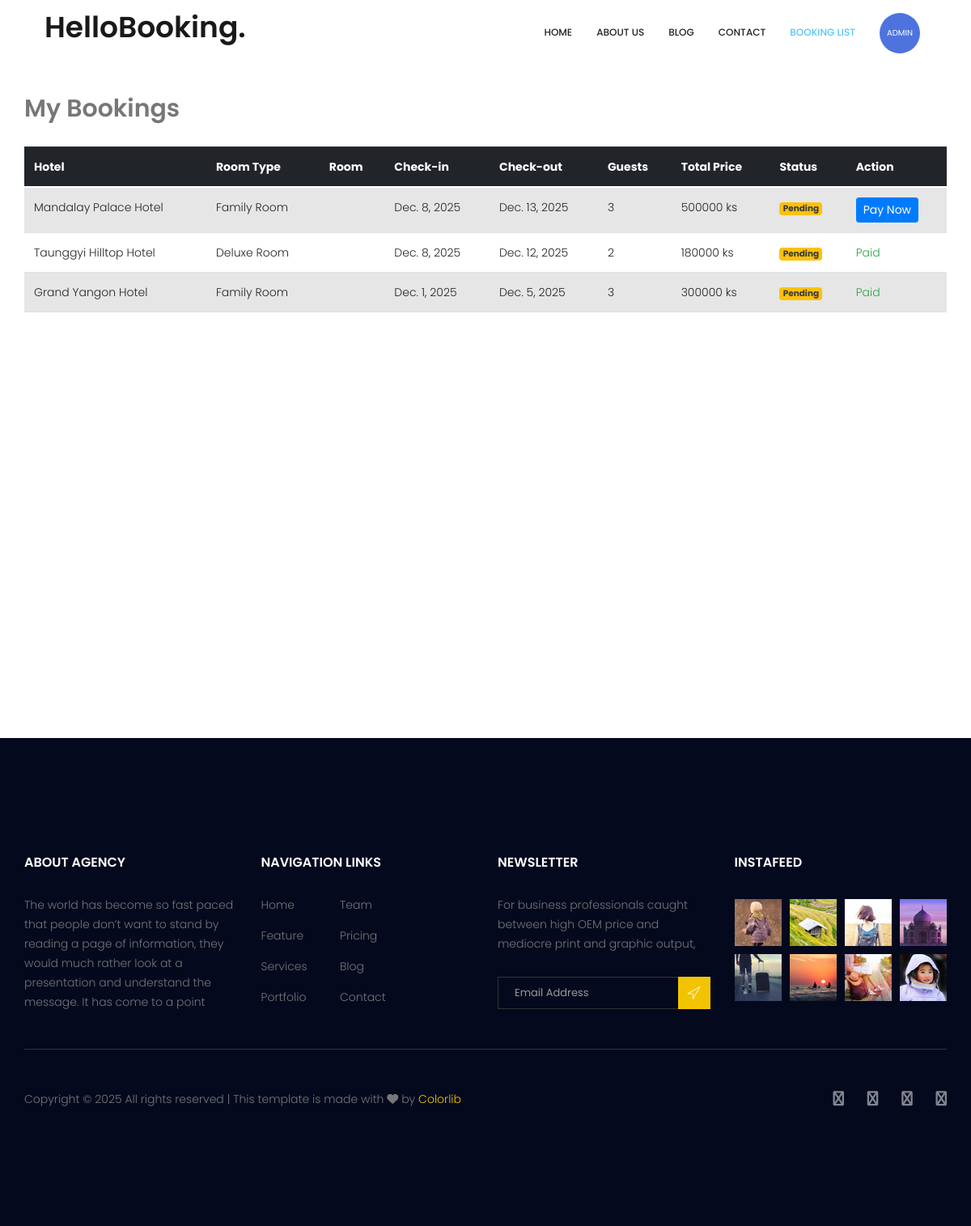
Page /booking/ (signed in) on the committed database.
### hotel/models.py (models this page shows, shortened)
class Booking(models.Model):
    user = models.ForeignKey(User, on_delete=models.CASCADE, related_name="user")
    hotel = models.ForeignKey(Hotel, on_delete=models.CASCADE, related_name="hotel")
    room_type = models.ForeignKey(RoomType, on_delete=models.SET_NULL, null=True)
    room = models.ForeignKey(Room, on_delete=models.SET_NULL, null=True)
    check_in = models.DateField()
    check_out = models.DateField()
    guests = models.PositiveIntegerField(default=1)
    total_price = models.DecimalField(max_digits=10, decimal_places=2, default=0)
    status_choices = [
        ("pending", "Pending"),
        ("confirmed", "Confirmed"),
        ("cancelled", "Cancelled"),
    ]
    PAYMENT_STATUS = (
        ("unpaid", "Unpaid"),
        ("paid", "Paid"),
    )
    payment_status = models.CharField(max_length=20, choices=PAYMENT_STATUS, default="unpaid")
    status = models.CharField(max_length=20, choices=status_choices, default="pending")
    created_at = models.DateTimeField(auto_now_add=True)
    updated_at = models.DateTimeField(auto_now=True)

class Hotel(models.Model):
    city = models.ForeignKey(City, on_delete=models.CASCADE, related_name="hotels")
    name = models.CharField(max_length=255)
    description = models.TextField(blank=True, null=True)
    address = models.TextField()
    star = models.PositiveSmallIntegerField(default=3)
    rating = models.DecimalField(max_digits=2, decimal_places=1, default=0)
    phone = models.CharField(max_length=20, default="Unknown")
    email = models.EmailField(blank=True, null=True)
    lowest_price = models.DecimalField(max_digits=10, decimal_places=2, default=0)
    image = models.ImageField(upload_to="hotels/", blank=True, null=True)
    created_at = models.DateTimeField(auto_now_add=True)
    updated_at = models.DateTimeField(auto_now=True)

class RoomType(models.Model):
    hotel = models.ForeignKey(
        Hotel, on_delete=models.CASCADE, related_name="room_types"
    )
    name = models.CharField(max_length=255)
    description = models.TextField(blank=True, null=True)
    base_price = models.DecimalField(max_digits=10, decimal_places=2)
    max_guests = models.PositiveIntegerField(default=2)
    beds = models.PositiveIntegerField(default=1)
    size = models.PositiveIntegerField(help_text="Room size in sq ft", default=200)
    image = models.ImageField(upload_to="room_types/", blank=True, null=True)

### hotel/views.py (the view)
# urls.py: path("booking/", views.my_bookings, name="my_bookings"),
@login_required(login_url="/login/")
def my_bookings(request):
    bookings = models.Booking.objects.filter(user=request.user).order_by("-created_at")
    return render(request, "booking.html", {"booking": bookings})

### templates/booking.html
{% extends "base.html" %} {% block title %} My Bookings {% endblock %}
{% block body %}
<div class="container" style="margin-top: 7rem; height: 100vh">
  <div class="row gap-1">
    <div class="col-md-12">
      <section>
        <h2 class="mb-4">My Bookings</h2>
        {% if booking %}
        <table class="table table-striped">
          <thead class="table-dark">
            <tr>
              <th>Hotel</th>
              <th>Room Type</th>
              <th>Room</th>
              <th>Check-in</th>
              <th>Check-out</th>
              <th>Guests</th>
              <th>Total Price</th>
              <th>Status</th>
              <th>Action</th>
            </tr>
          </thead>
          <tbody>
            {% for b in booking %}
            <tr>
              <td>{{ b.hotel.name }}</td>
              <td>{{ b.room_type.name }}</td>
              <td>{{ b.room.name }}</td>
              <td>{{ b.check_in }}</td>
              <td>{{ b.check_out }}</td>
              <td>{{ b.guests }}</td>
              <td>{{ b.total_price|floatformat:0 }} ks</td>
              <td>
                {% if b.status == "pending" %}
                <span class="badge bg-warning text-dark">Pending</span>
                {% elif b.status == "confirmed" %}
                <span class="badge bg-success">Confirmed</span>
                {% else %}
                <span class="badge bg-danger">Cancelled</span>
                {% endif %}
              </td>
              <td>
                {% if b.payment_status == "unpaid" %}
                <a href="/payment/{{ b.id }}/" class="btn btn-sm btn-primary"
                  >Pay Now</a
                >
                {% else %}
                <span class="text-success">Paid</span>
                {% endif %}
              </td>
            </tr>
            {% endfor %}
          </tbody>
        </table>
        {% else %}
        <p>You have no bookings yet.</p>
        {% endif %}
      </section>
    </div>
  </div>
</div>
{% endblock %}

### templates/base.html (shortened to what this page needs)
<!DOCTYPE html>
<html lang="en">
{% load static %}
<head>
    <link rel="stylesheet" href="{% static 'bootstrapcss/bootstrap.css' %}">
    <link rel="stylesheet" href="{% static 'css/bootstrap.css' %}">
    <link rel="stylesheet" href="{% static 'vendors/linericon/style.css' %}">
    <link rel="stylesheet" href="{% static 'css/font-awesome.min.css' %}">
    <link rel="stylesheet" href="{% static 'vendors/owl-carousel/owl.carousel.min.css' %}">
    <link rel="stylesheet" href="{% static 'vendors/bootstrap-datepicker/bootstrap-datetimepicker.min.css' %}">
    <link rel="stylesheet" href="{% static 'vendors/nice-select/css/nice-select.css' %}">
    <link rel="stylesheet" href="{% static 'vendors/owl-carousel/owl.carousel.min.css' %}">
    <link rel="stylesheet" href="{% static 'css/style.css' %}">
    <link rel="stylesheet" href="{% static 'css/responsive.css' %}">
    <link rel="stylesheet" href="https://cdnjs.cloudflare.com/ajax/libs/font-awesome/6.5.0/css/all.min.css">
</head>
<body>
    {% include 'components/header.html' %}
    {% block body %}
    {% endblock %}
    {% include 'components/footer.html' %}
</body>
</html>

### templates/components/header.html (shortened to what this page needs)
{% load static %}
<header class="header_area">
  <div class="container">
    <nav class="navbar navbar-expand-lg navbar-light">
      <a class="navbar-brand logo_h" href="index.html">
        <h1>HelloBooking.</h1>
      </a>
      <div class="collapse navbar-collapse offset" id="navbarSupportedContent">
        <ul class="nav navbar-nav menu_nav ml-auto">
          <li class="nav-item {% if request.resolver_match.url_name == 'index' %}active{% endif %}">
            <a class="nav-link" href="{% url 'index' %}">Home</a>
          </li>
          <li class="nav-item {% if request.resolver_match.url_name == 'about' %}active{% endif %}">
            <a class="nav-link" href="/about/">About us</a>
          </li>
           <li class="nav-item {% if request.resolver_match.url_name == 'blog' %}active{% endif %}">
            <a class="nav-link" href="/blog/">blog</a>
          </li>
          <li class="nav-item {% if request.resolver_match.url_name == 'contact' %}active{% endif %}">
            <a class="nav-link" href="/contact/">Contact</a>
          </li>
          <li class="nav-item {% if request.resolver_match.url_name == 'my_bookings' %}active{% endif %}">
            <a class="nav-link" href="/booking/">booking list</a>
          </li>
          {% if request.user.is_authenticated %}
          <li class="nav-item submenu dropdown">
            <a href="#" class="nav-link dropdown-toggle nav-item d-flex align-items-center mt-3" data-toggle="dropdown"
              role="button" aria-haspopup="true" aria-expanded="false">
              <span class="user-circle mr-2">{{ request.user.username }}</span>
            </a>
          </li>
          {% endif %}
        </ul>
      </div>
    </nav>
  </div>
</header>

### templates/components/footer.html (shortened to what this page needs)
<footer class="footer-area section_gap">
    <div class="container">
        <div class="row">
            <div class="col-lg-3  col-md-6 col-sm-6">
                <div class="single-footer-widget">
                    <h6 class="footer_title">About Agency</h6>
                    <p>The world has become so fast paced that people don’t want to stand by reading a page of
                        information, they would much rather look at a presentation and understand the message. It has
                        come to a point </p>
                </div>
            </div>
            <div class="col-lg-3 col-md-6 col-sm-6">
                <div class="single-footer-widget">
                    <h6 class="footer_title">Navigation Links</h6>
                    <div class="row">
                        <div class="col-4">
                            <ul class="list_style">
                                <li><a href="#">Home</a></li>
                                <li><a href="#">Feature</a></li>
                                <li><a href="#">Services</a></li>
                                <li><a href="#">Portfolio</a></li>
                            </ul>
                        </div>
                        <div class="col-4">
                            <ul class="list_style">
                                <li><a href="#">Team</a></li>
                                <li><a href="#">Pricing</a></li>
                                <li><a href="#">Blog</a></li>
                                <li><a href="#">Contact</a></li>
                            </ul>
                        </div>
                    </div>
                </div>
            </div>
            <div class="col-lg-3 col-md-6 col-sm-6">
                <div class="single-footer-widget">
                    <h6 class="footer_title">Newsletter</h6>
                    <p>For business professionals caught between high OEM price and mediocre print and graphic output,
                    </p>
                    <div id="mc_embed_signup">
                        <form target="_blank"
                            action="https://spondonit.us12.list-manage.com/subscribe/post?u=1462626880ade1ac87bd9c93a&amp;id=92a4423d01"
                            method="get" class="subscribe_form relative">
                            <div class="input-group d-flex flex-row">
                                <input name="EMAIL" placeholder="Email Address" onfocus="this.placeholder = ''"
                                    onblur="this.placeholder = 'Email Address '" required="" type="email">
                                <button class="btn sub-btn"><span class="lnr lnr-location"></span></button>
                            </div>
                        </form>
                    </div>
                </div>
            </div>
            <div class="col-lg-3 col-md-6 col-sm-6">
                <div class="single-footer-widget instafeed">
                    <h6 class="footer_title">InstaFeed</h6>
                    <ul class="list_style instafeed d-flex flex-wrap">
                        <li><img src="image/instagram/Image-01.jpg" alt=""></li>
                        <li><img src="image/instagram/Image-02.jpg" alt=""></li>
                        <li><img src="image/instagram/Image-03.jpg" alt=""></li>
                        <li><img src="image/instagram/Image-04.jpg" alt=""></li>
                        <li><img src="image/instagram/Image-05.jpg" alt=""></li>
                        <li><img src="image/instagram/Image-06.jpg" alt=""></li>
                        <li><img src="image/instagram/Image-07.jpg" alt=""></li>
                        <li><img src="image/instagram/Image-08.jpg" alt=""></li>
                    </ul>
                </div>
            </div>
        </div>
        <div class="border_line"></div>
        <div class="row footer-bottom d-flex justify-content-between align-items-center">
            <p class="col-lg-8 col-sm-12 footer-text m-0">
                Copyright &copy;
                <script>document.write(new Date().getFullYear());</script> All rights reserved | This template is made
                with <i class="fa fa-heart-o" aria-hidden="true"></i> by <a href="https://colorlib.com"
                    target="_blank">Colorlib</a>
            </p>
            <div class="col-lg-4 col-sm-12 footer-social">
                <a href="#"><i class="fa fa-facebook"></i></a>
                <a href="#"><i class="fa fa-twitter"></i></a>
                <a href="#"><i class="fa fa-dribbble"></i></a>
                <a href="#"><i class="fa fa-behance"></i></a>
            </div>
        </div>
    </div>
</footer>

### static/css/style.css (style rules this page uses)
.list_style { list-style: none; margin: 0px; padding: 0px; }
a { text-decoration: none; -webkit-transition: all 0.3s ease-in-out; -o-transition: all 0.3s ease-in-out; transition: all 0.3s ease-in-out; }
body { line-height: 24px; font-size: 14px; font-family: "Poppins", sans-serif; font-weight: 300; color: #777777; }
section { background: #fff; }
h1, h2, h3, h4, h5, h6 { font-family: "Poppins", sans-serif; font-weight: 600; }
@media (min-width: 1200px) { .container { max-width: 1170px; } }
.section_gap { padding: 120px 0; }
.header_area { position: absolute; top: 0; left: 0; width: 100%; z-index: 20; }
.navbar { padding: 0px; border: 0px; border-radius: 0px; }
.navbar { background: #fff; padding: 0px 25px; }
.navbar .logo_h { padding-top: 0px; }
.navbar .menu_nav .nav-item .nav-link { font: 500 12px/80px "Poppins", sans-serif; color: #222222; text-transform: uppercase; padding: 0px; }
.navbar .menu_nav .nav-item .nav-link:after { display: none; }
.navbar .menu_nav .nav-item:hover .nav-link, .navbar .menu_nav .nav-item.active .nav-link { color: #52c5fd; }
.navbar .menu_nav .nav-item.submenu { position: relative; }
.navbar .menu_nav .nav-item+li { margin-left: 30px; }
h1 { font-size: 36px; }
h2 { font-size: 30px; }
h6 { font-size: 14px; }
h1, h2, h3, h4, h5, h6 { line-height: 1.5em; }
.footer-area { background: #04091e; padding: 142px 0px; }
.single-footer-widget ul li a { line-height: 25px; display: inline-block; color: #777; -webkit-transition: all 0.3s linear; -o-transition: all 0.3s linear; transition: all 0.3s linear; margin-bottom: 13px; }
.single-footer-widget .instafeed { margin-left: -5px; margin-right: -5px; }
.single-footer-widget .instafeed li { margin: 5px; }
.single-footer-widget .subscribe_form { padding-top: 13px; }
.single-footer-widget .input-group { display: block !important; }
.single-footer-widget input { width: 100%; border: 1px solid #333333; font-size: 13px; line-height: 30px; padding-right: 40px; height: 40px; color: #999999; background: transparent; padding-left: 20px; }
.single-footer-widget .sub-btn { background: #f3c300; color: #fff; font-weight: 300; border-radius: 0; line-height: 34px; padding: 4px 11px 0px; cursor: pointer; position: absolute; right: 0px; top: 0px; }
.footer_title { font-size: 16px; line-height: 24px; font-weight: 600; color: #fff; text-transform: uppercase; margin-bottom: 28px; }
.border_line { width: 100%; height: 1px; background: #333333; margin-top: 30px; }
.footer-bottom { padding-top: 46px; }
.footer-bottom .footer-text a { color: #f3c300; }
.footer-bottom .footer-social { text-align: right; }
.footer-bottom .footer-social a { font-size: 18px; line-height: 30px; color: #82848f; margin-left: 25px; -webkit-transition: all 0.3s linear; -o-transition: all 0.3s linear; transition: all 0.3s linear; }

### templates/components/header.html (style rules this page uses)
.user-circle { width: 50px; height: 50px; background: #4e73df; border-radius: 50%; display: flex; align-items: center; font-size: 10px; justify-content: center; color: white; font-weight: normal; text-transform: uppercase; }

### rows in the picture
Booking: hotel.name "Mandalay Palace Hotel", room_type.name "Family Room", check_in "Dec. 8, 2025", check_out "Dec. 13, 2025", guests "3", total_price "500000", status "Pending"
Booking: hotel.name "Taunggyi Hilltop Hotel", room_type.name "Deluxe Room", check_in "Dec. 8, 2025", check_out "Dec. 12, 2025", guests "2", total_price "180000", status "Pending", payment_status "Paid"
Booking: hotel.name "Grand Yangon Hotel", room_type.name "Family Room", check_in "Dec. 1, 2025", check_out "Dec. 5, 2025", guests "3", total_price "300000", status "Pending", payment_status "Paid"

### other values in the picture
{{ request.user.username }} "ADMIN"
